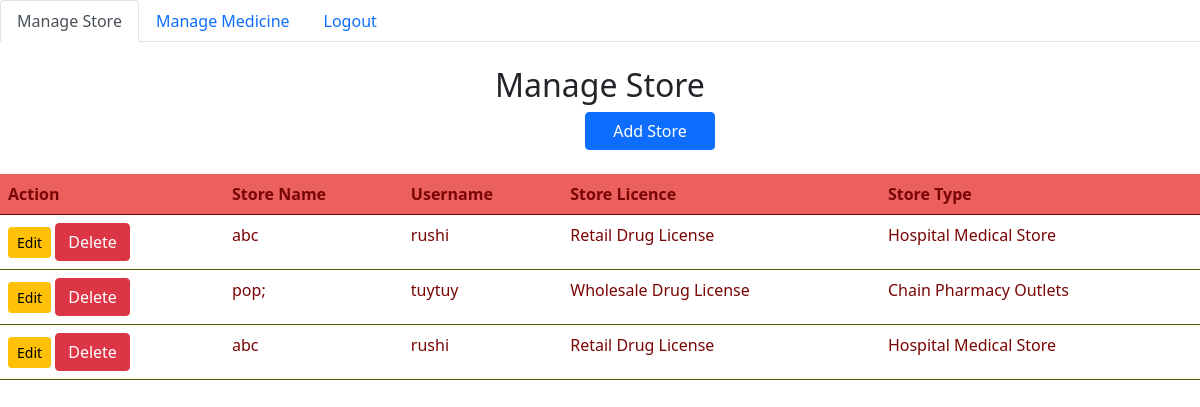
The app's page /manage_store/ with its own data.
### app/models.py (models this page shows, shortened)
class MedicalStore(models.Model):
    store_name = models.CharField(max_length=50)
    username = models.CharField(max_length=20)
    password = models.CharField(max_length=50)
    store_email_id = models.EmailField(max_length=30)
    mobile_number = models.IntegerField(blank=True, null=True)
    address_1 = models.CharField(max_length=100)
    address_2 = models.CharField(max_length=100)
    store_licence = models.CharField(max_length=30)
    store_type = models.ForeignKey(StoreType, on_delete=models.CASCADE)
    store_registration_no = models.CharField(max_length=100)

class StoreType(models.Model):
    type_name = models.CharField(max_length=45)
    def __str__(self):
        return self.type_name

### app/views.py (the view)
# urls.py: path('manage_store/', views.manage_store, name='manage_store'),
def manage_store(request):
    store_list = MedicalStore.objects.all()
    return render(request, 'manage_store.html', {'store_list':store_list})

### app/templates/manage_store.html (shortened to what this page needs)
<!doctype html>
<html lang="en">
  <head>
    <link href="https://cdn.jsdelivr.net/npm/bootstrap@5.0.2/dist/css/bootstrap.min.css" rel="stylesheet">
  </head>
  <body>
    <ul class="nav nav-tabs">
        <li class="nav-item">
          <a class="nav-link active" aria-current="page" href="#">Manage Store</a>
        </li>
        <li class="nav-item">
          <a class="nav-link" href="{% url 'manage_medicine' %}">Manage Medicine</a>
        </li>
        <li class="nav-item">
          <a class="nav-link" href="{% url 'logout' %}">Logout</a>
        </li>
    </ul>
    <br>
      <center><h2>Manage Store</h2></center>
     <a class="container btn btn-primary" style="margin-left:585px; color:white; width: 130px;" href="{% url 'add_store' %}">Add Store</span></a><br><br>
      <table class="table table-hover" style="color: rgb(121, 5, 5); border: rgb(70, 102, 5);">
        <thead>
        <tr style="background-color: rgb(235, 95, 95);">
            <th>Action</th>
            <th>Store Name</th>
            <th>Username</th>
            <th>Store Licence</th>
            <th>Store Type</th>
        </tr>
        </thead>
        <tbody>
        {% for var in store_list %}
        <tr>
            <td>
              <a href="{% url 'editstore' var.id %}" class="btn btn-warning btn-sm">Edit</a>
              <form action="{% url 'deletestore' var.id %}" method="post" class="d-inline">
                <input type="submit" class="btn btn-danger" value="Delete">
              </form>
            </td>
            <td>{{var.store_name}}</td>
            <td>{{var.username}}</td>
            <td>{{var.store_licence}}</td>
            <td>{{var.store_type}}</td>
        </tr>
        {% endfor %}
        </tbody>
    </table>
  </body>
</html>

### records on screen
MedicalStore: store_name "abc", username "rushi", store_licence "Retail Drug License", store_type "Hospital Medical Store"
MedicalStore: store_name "pop;", username "tuytuy", store_licence "Wholesale Drug License", store_type "Chain Pharmacy Outlets"
MedicalStore: store_name "abc", username "rushi", store_licence "Retail Drug License", store_type "Hospital Medical Store"
